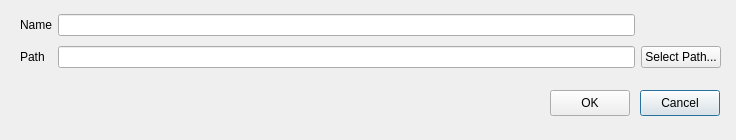
<?xml version="1.0" encoding="UTF-8"?>
<ui version="4.0">
 <class>NewSceneDialog</class>
 <widget class="QDialog" name="NewSceneDialog">
  <property name="geometry">
   <rect>
    <x>0</x>
    <y>0</y>
    <width>736</width>
    <height>140</height>
   </rect>
  </property>
  <property name="windowTitle">
   <string>New</string>
  </property>
  <widget class="QPushButton" name="cancelButton">
   <property name="geometry">
    <rect>
     <x>640</x>
     <y>90</y>
     <width>80</width>
     <height>26</height>
    </rect>
   </property>
   <property name="text">
    <string>Cancel</string>
   </property>
  </widget>
  <widget class="QWidget" name="formLayoutWidget">
   <property name="geometry">
    <rect>
     <x>20</x>
     <y>10</y>
     <width>701</width>
     <height>62</height>
    </rect>
   </property>
   <layout class="QGridLayout" name="gridLayout">
    <item row="1" column="1">
     <widget class="QLineEdit" name="path">
      <property name="text">
       <string/>
      </property>
     </widget>
    </item>
    <item row="0" column="0">
     <widget class="QLabel" name="label">
      <property name="text">
       <string>Name</string>
      </property>
     </widget>
    </item>
    <item row="0" column="1">
     <widget class="QLineEdit" name="name">
      <property name="text">
       <string/>
      </property>
     </widget>
    </item>
    <item row="1" column="0">
     <widget class="QLabel" name="label_2">
      <property name="text">
       <string>Path</string>
      </property>
     </widget>
    </item>
    <item row="1" column="2">
     <widget class="QPushButton" name="choosePath">
      <property name="text">
       <string>Select Path...</string>
      </property>
     </widget>
    </item>
   </layout>
  </widget>
  <widget class="QPushButton" name="okButton">
   <property name="geometry">
    <rect>
     <x>550</x>
     <y>90</y>
     <width>80</width>
     <height>26</height>
    </rect>
   </property>
   <property name="text">
    <string>OK</string>
   </property>
  </widget>
 </widget>
 <tabstops>
  <tabstop>name</tabstop>
  <tabstop>path</tabstop>
  <tabstop>choosePath</tabstop>
  <tabstop>okButton</tabstop>
  <tabstop>cancelButton</tabstop>
 </tabstops>
 <resources/>
 <connections/>
</ui>
